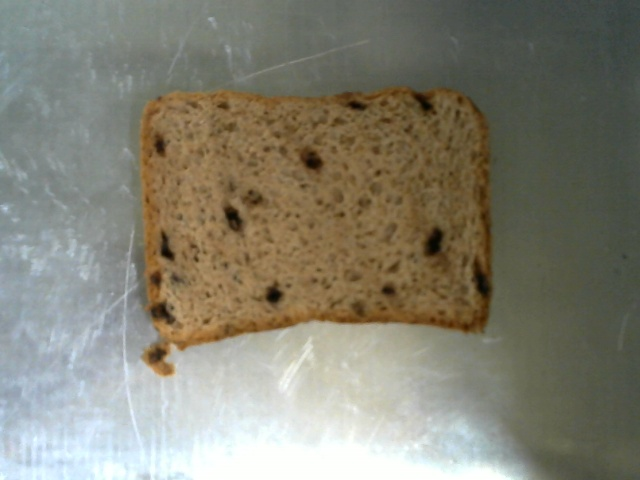
#> input picture img.jpg, 640 x 480 px, given in place of the camera
$ python Exam.py
#> lines starting #> are read from the running program, lines starting #| are printed output that depends on the picture; after the words box and inside, x2 and y2 are one past the last pixel; in counts of white or black regions, pixels touching at a corner belong together
import cv2
import numpy as np
import matplotlib.pyplot as plt

cap = cv2.VideoCapture(0)  # Capturing Video feed from the Webcam

while True:
    ret, frame = cap.read()  # "frame" is the original video frame
#> frame is the input picture: shape (480, 640, 3); mean B, G, R 114.7, 129.1, 131.5
    gray = cv2.cvtColor(frame, cv2.COLOR_BGR2GRAY)  # Converting the frame to grayscale

    # Applying a threshold
    ret, thresh = cv2.threshold(gray, 200, 255, cv2.THRESH_BINARY_INV + cv2.THRESH_OTSU)
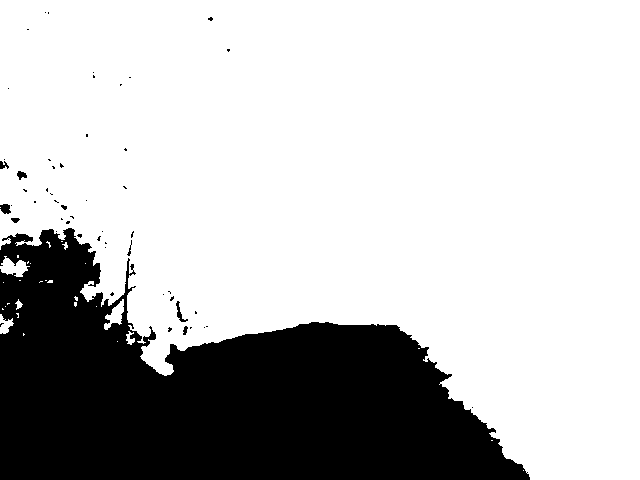
#> thresh: shape (480, 640); 74.7% white; 54 black regions (45 under 20 px), largest, box (x1, y1, x2, y2) and area: (0, 228, 530, 480) 77245, (0, 204, 11, 214) 82, (176, 301, 188, 322) 78
#> ret = 153

    # Removing the noise
    kernel = np.ones((3, 3), np.uint8)
    closed = cv2.morphologyEx(thresh.copy(), cv2.MORPH_CLOSE, kernel, iterations=1)
#> closed: shape (480, 640); 74.9% white; 17 black regions (7 under 20 px), largest, box (x1, y1, x2, y2) and area: (0, 228, 530, 480) 76730, (1, 204, 10, 213) 73, (130, 331, 142, 341) 73

    # Applying dilation to obtain the sure backgroud
    sure_bg = cv2.dilate(closed, kernel, iterations=2)
#> sure_bg: shape (480, 640); 76.2% white; 7 black regions (5 under 20 px), largest, box (x1, y1, x2, y2) and area: (0, 231, 528, 480) 72924, (13, 236, 26, 241) 25

    # using Distance transformation
    dist_transform = cv2.distanceTransform(closed, cv2.DIST_L2, 5)
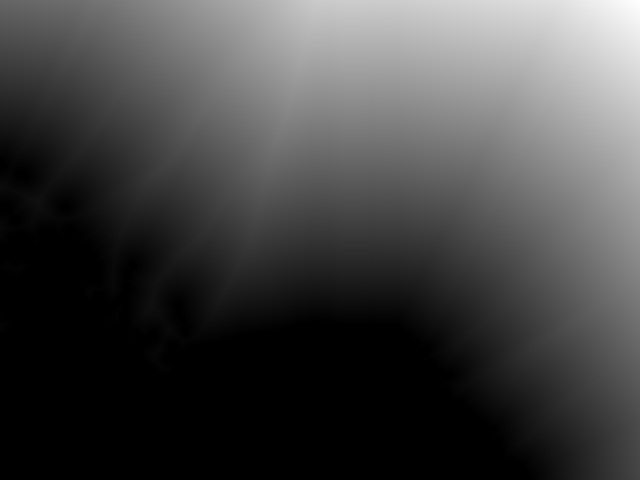
#> dist_transform: shape (480, 640) float32; min 0, max 404.4, mean 108.6; drawn with min black and max white

    # Applying another thershold to obtain the centres of the sure foreground
    ret, sure_fg = cv2.threshold(dist_transform, 0.7 * dist_transform.max(), 255, 0)
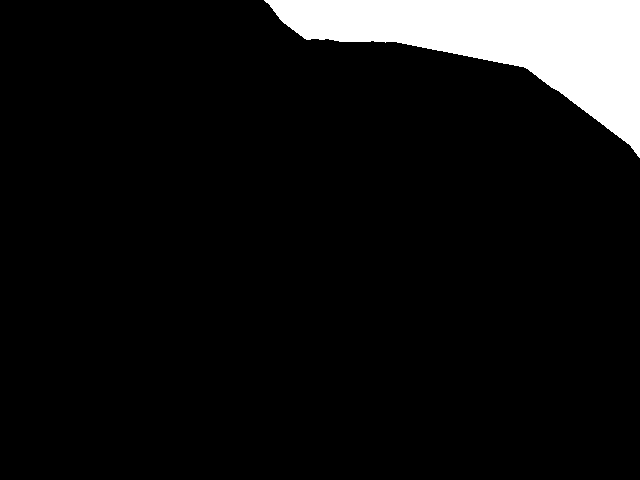
#> sure_fg: shape (480, 640) float32; 7.9% white; 1 white region, box (x1, y1, x2, y2) and area: (264, 0, 640, 158) 24406
#> ret = 283.1

    # Finding the unknown region
    sure_fg = np.uint8(sure_fg)
    unknown = cv2.subtract(sure_bg, sure_fg)
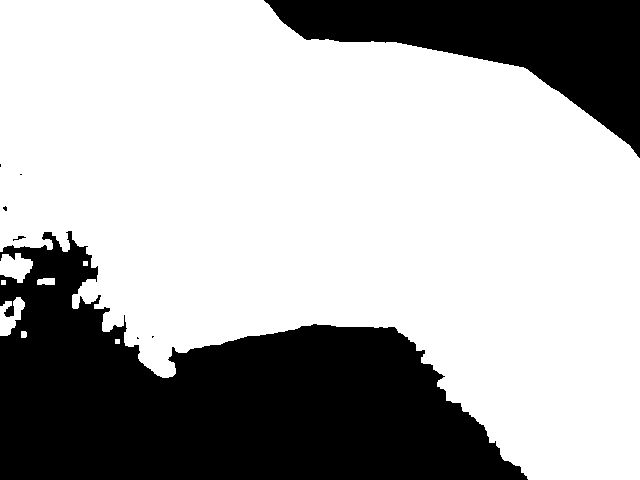
#> unknown: shape (480, 640); 68.3% white; 8 black regions (5 under 20 px), largest, box (x1, y1, x2, y2) and area: (0, 231, 528, 480) 72924, (264, 0, 640, 158) 24406, (13, 236, 26, 241) 25

    # Using markers to distinguish foreground and background
    ret, markers = cv2.connectedComponents(sure_fg)
#> ret = 2
    markers = markers + 1
#> markers: shape (480, 640) int32; values 1 (black) and 2 (white), 7.9% white; 1 white region
    markers[unknown == 255] = 0
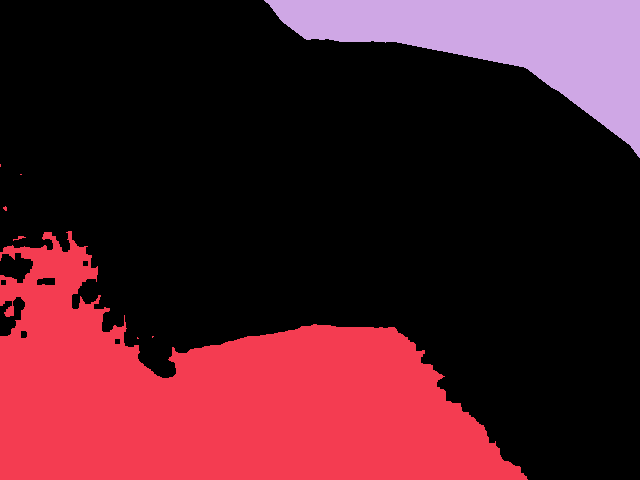
#> markers: shape (480, 640) int32; 3 distinct labels, from 0 to 2; one colour per label, 0 black

    # Applying Watershed Algorithm
    markers = cv2.watershed(frame, markers)
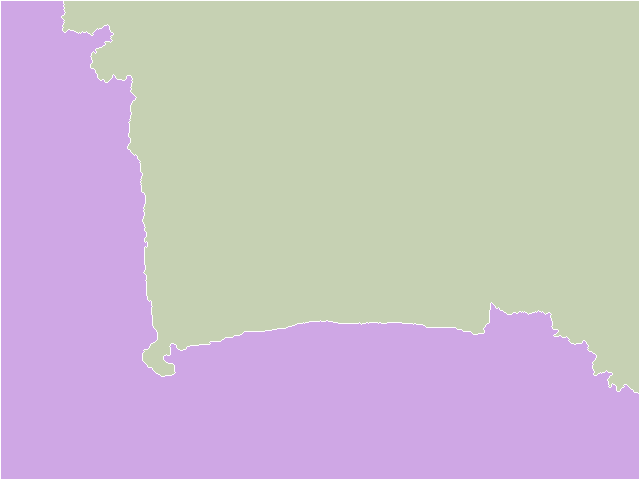
#> markers: shape (480, 640) int32; 3 distinct labels, from -1 to 2; one colour per label, 0 black, -1 white

    # Obtaining contours and drawing them
    contours, hierarchy = cv2.findContours(markers, cv2.RETR_CCOMP, cv2.CHAIN_APPROX_SIMPLE)
#> contours = 2 contours; box (x1, y1, x2, y2) and area: (62, 1, 639, 393) 169079, (1, 1, 639, 479) 132482
    for i in range(len(contours)):
        if hierarchy[0][i][3] == -1:
            res = cv2.drawContours(frame.copy(), contours, i, color=(0, 255, 0), thickness=2)
#> this loop made 2 passes
#> pass 2, `res = cv2.drawContours(frame.copy(), contours, i, color=(0, 255, 0), t..`:
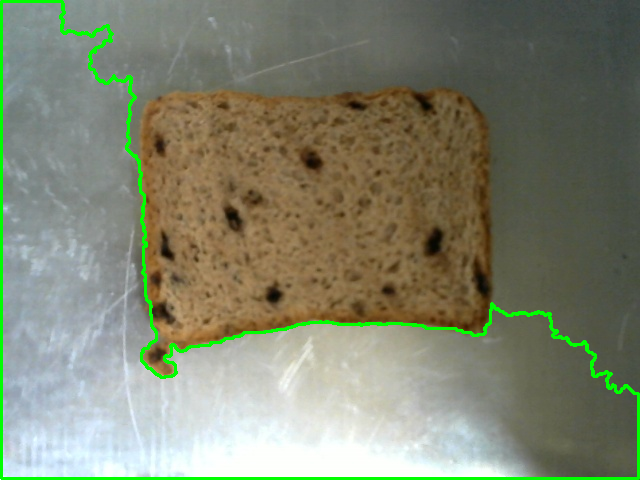
#> res: shape (480, 640, 3); mean B, G, R 111, 131.8, 127.6

    cv2.imshow('Original', frame)  # Displaying Orignal video feed
    cv2.imshow('Contours', res)  # Displaying Video feed with contours

    if cv2.waitKey(1) & 0xFF == ord('q'):  # Press 'q' to quit
#> (key q is pressed here)
        break

cap.release()
cv2.destroyAllWindows()

$ run again, on 2.jpg
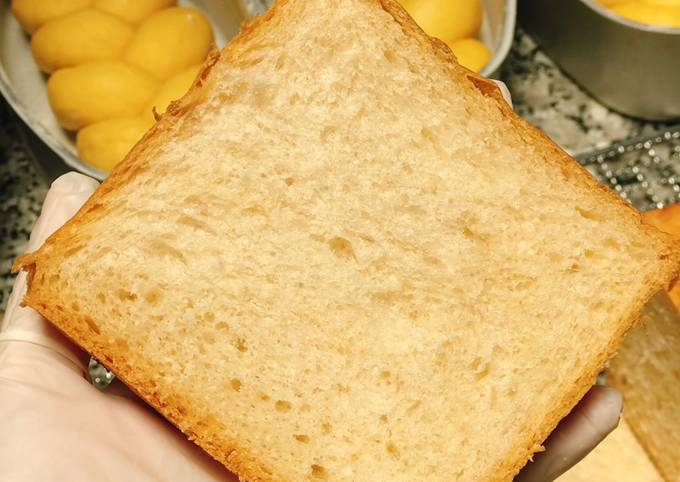
#> input picture 2.jpg, 680 x 482 px, given in place of the camera
#> frame is the input picture: shape (482, 680, 3); mean B, G, R 105.2, 174.8, 214.5
#> `ret, thresh = cv2.threshold(gray, 200, 255, cv2.THRESH_BINARY_INV + cv..`:
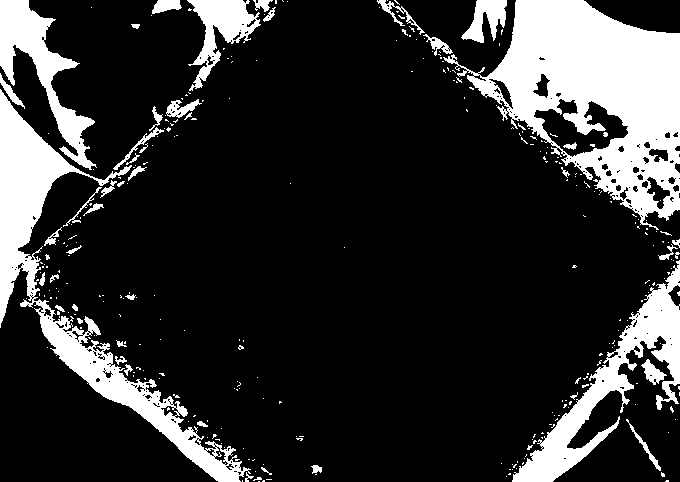
#> thresh: shape (482, 680); 18.7% white; 319 white regions (271 under 20 px), largest, box (x1, y1, x2, y2) and area: (443, 0, 680, 230) 24872, (0, 89, 251, 482) 14907, (512, 260, 680, 482) 8186
#> `ret, thresh = cv2.threshold(gray, 200, 255, cv2.THRESH_BINARY_INV + cv..`: ret = 147
#> closed: shape (482, 680); 19.8% white; 151 white regions (129 under 20 px), largest, box (x1, y1, x2, y2) and area: (377, 0, 680, 232) 26548, (0, 0, 265, 482) 23185, (508, 239, 680, 482) 9271
#> sure_bg: shape (482, 680); 26.6% white; 51 white regions, largest, box (x1, y1, x2, y2) and area: (375, 0, 680, 482) 45835, (0, 0, 279, 482) 36123, (459, 0, 509, 48) 1600
#> `ret, sure_fg = cv2.threshold(dist_transform, 0.7 * dist_transform.max(..`: ret = 36.1
#> unknown: shape (482, 680); 25.5% white; 51 white regions
#> `ret, markers = cv2.connectedComponents(sure_fg)`: ret = 3
#> contours = 4 contours; box (x1, y1, x2, y2) and area: (1, 1, 679, 481) 301168, (514, 1, 679, 152) 13828, (1, 93, 77, 279) 5990, (583, 1, 679, 34) 2014
#> the loop `for i in range(len(contours)):` made 4 passes
#> `cv2.imshow('Contours', res)`:
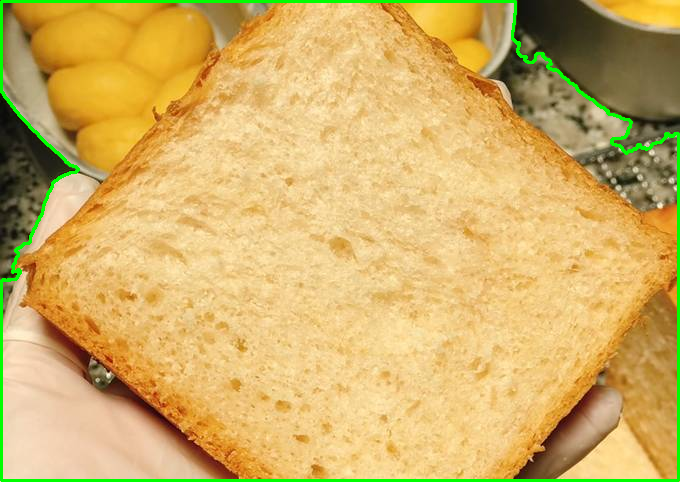
#> window 'Contours': shape (482, 680, 3); mean B, G, R 103, 177.2, 210.2

$ run again, on 5.jpg
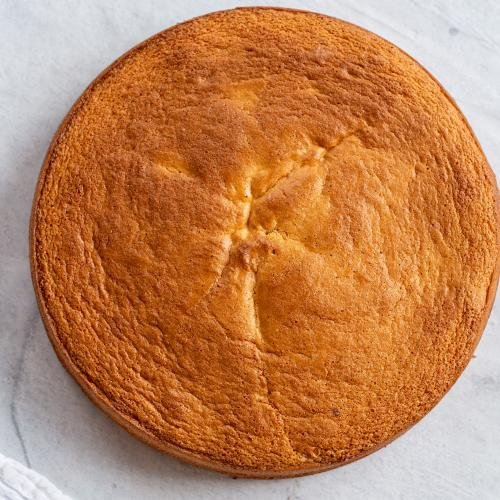
#> input picture 5.jpg, 500 x 500 px, given in place of the camera
#> frame is the input picture: shape (500, 500, 3); mean B, G, R 87.5, 130.5, 190.9
#> `ret, thresh = cv2.threshold(gray, 200, 255, cv2.THRESH_BINARY_INV + cv..`:
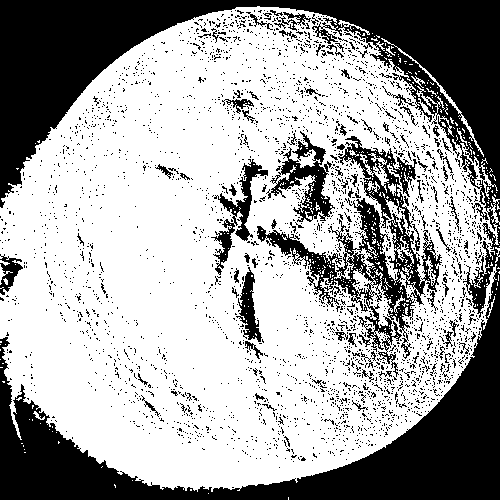
#> thresh: shape (500, 500); 64.6% white; 3042 black regions (2942 under 20 px), largest, box (x1, y1, x2, y2) and area: (0, 0, 500, 500) 63492, (257, 198, 442, 377) 6989, (266, 131, 335, 222) 2048
#> `ret, thresh = cv2.threshold(gray, 200, 255, cv2.THRESH_BINARY_INV + cv..`: ret = 155
#> closed: shape (500, 500); 72.3% white; 187 black regions (102 under 20 px), largest, box (x1, y1, x2, y2) and area: (0, 0, 500, 199) 32022, (0, 280, 500, 500) 26865, (280, 159, 331, 216) 1018
#> sure_bg: shape (500, 500); 78% white; 70 black regions (47 under 20 px), largest, box (x1, y1, x2, y2) and area: (0, 0, 500, 196) 29494, (0, 288, 500, 500) 24261, (279, 241, 302, 250) 105
#> `ret, sure_fg = cv2.threshold(dist_transform, 0.7 * dist_transform.max(..`: ret = 73
#> unknown: shape (500, 500); 75.1% white; 71 black regions (47 under 20 px), largest, box (x1, y1, x2, y2) and area: (0, 0, 500, 196) 29494, (0, 288, 500, 500) 24261, (77, 199, 172, 356) 7303
#> `ret, markers = cv2.connectedComponents(sure_fg)`: ret = 2
#> contours = 3 contours; box (x1, y1, x2, y2) and area: (1, 1, 499, 499) 247009, (33, 99, 298, 465) 42873, (35, 101, 296, 463) 40233
#> the loop `for i in range(len(contours)):` made 3 passes
#> pass 3, `res = cv2.drawContours(frame.copy(), contours, i, color=(0, 255, 0), t..`:
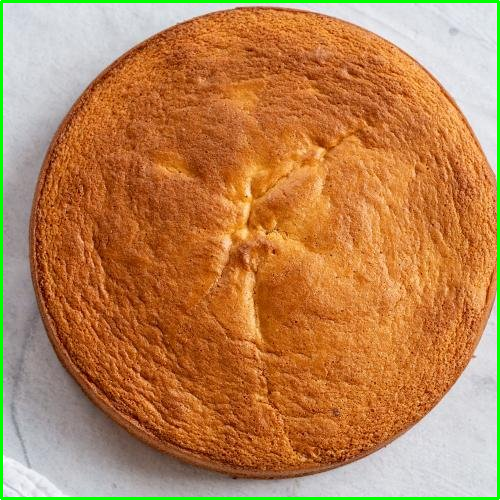
#> res: shape (500, 500, 3); mean B, G, R 82.6, 131.7, 186

$ run again, on 6.jpg
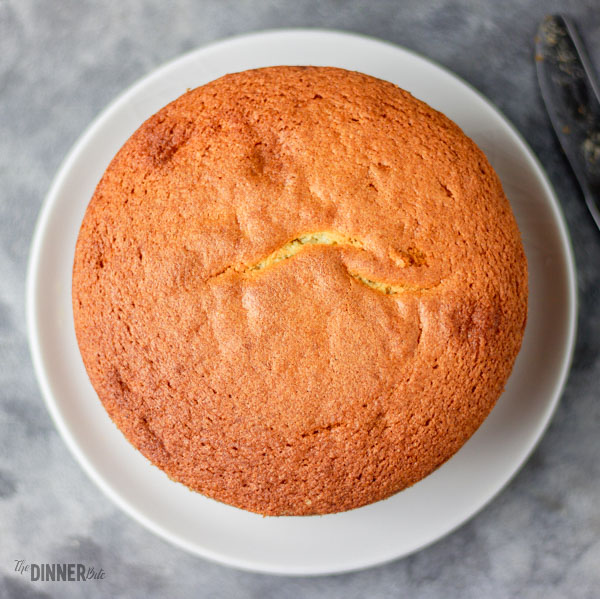
#> input picture 6.jpg, 600 x 599 px, given in place of the camera
#> frame is the input picture: shape (599, 600, 3); mean B, G, R 115.9, 141.9, 184.7
#> thresh: shape (599, 600); 34.2% white; 2088 white regions (1962 under 20 px), largest, box (x1, y1, x2, y2) and area: (207, 66, 570, 517) 51951, (275, 0, 600, 598) 50279, (220, 79, 285, 192) 2149
#> `ret, thresh = cv2.threshold(gray, 200, 255, cv2.THRESH_BINARY_INV + cv..`: ret = 139
#> closed: shape (599, 600); 38.5% white; 1013 white regions (928 under 20 px), largest, box (x1, y1, x2, y2) and area: (106, 66, 570, 517) 73526, (275, 0, 600, 599) 50865, (133, 107, 203, 176) 2039
#> sure_bg: shape (599, 600); 55.6% white; 298 black regions (247 under 20 px), largest, box (x1, y1, x2, y2) and area: (0, 0, 566, 599) 147082, (462, 529, 600, 599) 5364, (274, 579, 455, 599) 1973
#> `ret, sure_fg = cv2.threshold(dist_transform, 0.7 * dist_transform.max(..`: ret = 104.9
#> unknown: shape (599, 600); 55% white; 299 black regions (247 under 20 px), largest, box (x1, y1, x2, y2) and area: (0, 0, 566, 599) 147082, (462, 529, 600, 599) 5364, (529, 0, 600, 70) 2264
#> `ret, markers = cv2.connectedComponents(sure_fg)`: ret = 2
#> `markers = cv2.watershed(frame, markers)`:
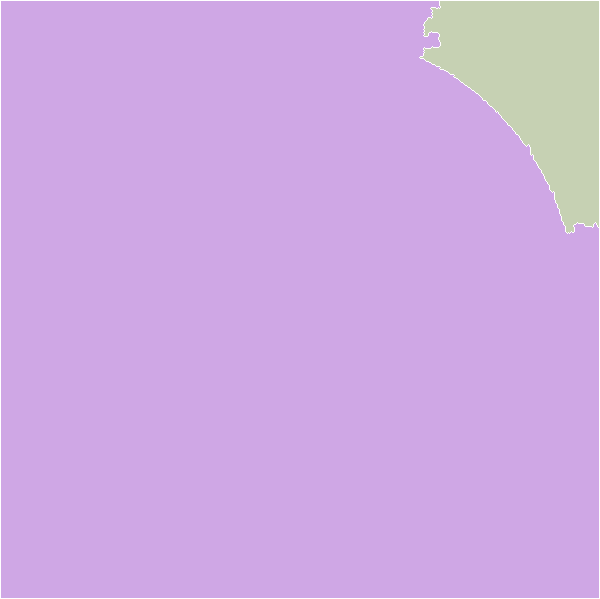
#> markers: shape (599, 600) int32; 3 distinct labels, from -1 to 2; one colour per label, 0 black, -1 white
#> contours = 2 contours; box (x1, y1, x2, y2) and area: (1, 1, 599, 598) 331686, (420, 1, 599, 233) 23398
#> the loop `for i in range(len(contours)):` made 2 passes
